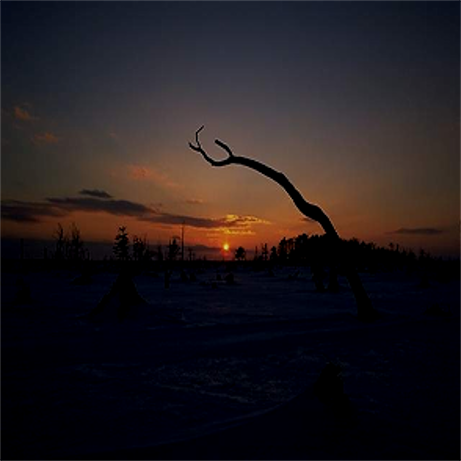
#> input picture img/Snow_blur.bmp, 461 x 461 px
$ python Strength.py
#> lines starting #> are read from the running program, lines starting #| are printed output that depends on the picture
# -*- coding = utf-8 -*-
# @Time : 2021-11-01 10:57
# @Author: gla1ve
# @File: Strength.py.py
# @Software: PyCharm
# 人生苦短， 我用python(划掉) Java
import cv2
import numpy as np
import matplotlib.pyplot as plt
import random
from matplotlib.ticker import MultipleLocator
from heapq import nsmallest
from BMP import BMP  # 前一个BMP是文件名，后一个BMP是类名

'''
upd: 2021-11-13
我认为我很多函数写的很乱，有的是直接修改self.pic，而有的是修改了tmp, 只是用cv2显示出来了而已
'''


class Strength:
    def __init__(self, pic_path):
#> called with pic_path = 'img/Snow_blur.bmp'
        self.pic_path = pic_path
        self.pic = cv2.imread(self.pic_path, cv2.IMREAD_COLOR).astype(np.uint8)
#> self.pic is the input picture: shape (461, 461, 3); mean B, G, R 30.4, 27.7, 34.4

    def ShowPic(self):
        cv2.imshow('PKQ', self.pic)
        cv2.waitKey(0)  # 0一直显示，直到有键盘输入。也可以是其他数字，毫秒级

    # 分三个通道绘制R,G,B的灰度直方图  这里bmp=1只是一个占位符,  如果flag是True,bmp会传入一个BMP类的对象
    # [119 lines left out: functions ShowHist, Histogram_Equalization2, Histogram_Equalization, not called in this run]

    # 显示二值化后的图片 (这里只能用幻数了, 建议先Hist看一下应该设置成几qwq)
    '''
    python一切皆引用。 这里Img会直接修改self.pic， 所以使用二值化函数之后，原来的对象会变成黑白的
    '''
    # [28 lines left out: functions Binarization, Grey_Cutter, not called in this run]

    # 显示灰度化后的图片
    def Grey_Pic(self):
        Img = cv2.imread(self.pic_path, 0).astype(np.uint8)
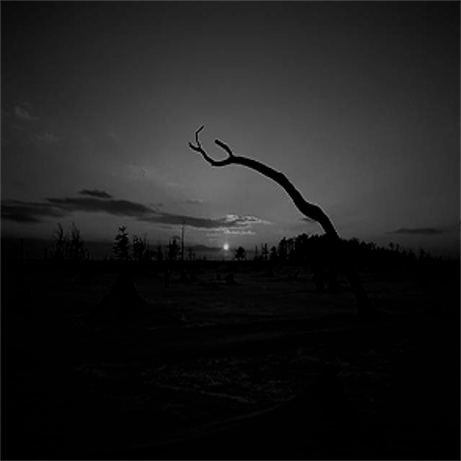
#> Img: shape (461, 461); min 0, max 212, mean 30
        cv2.imwrite('img/Strength.bmp', Img)
        cv2.imshow('Grey', Img)
        cv2.waitKey(0)

    # 为图片添加随机噪声
    '''
    注意，我这里对图片添加椒盐、随机、高斯噪声，都不是对原对象进行修改，而是利用cv2将图片保存到某个地方。
    '''
    # [30 lines left out: functions Generate_Random_Noise, Generate_Salt_And_Pepper_Noise, not called in this run]

    # 为图片添加高斯噪声
    '''
    np.clip()用法：
    整个数组的值限制在指定值a_min与a_max之间，对比a_min小的和比a_max大的值就重置为a_min,和a_max。
    对于每个位置添加gauss噪声， 然后显示出来。
    '''
    # [20 lines left out: functions Generate_Gauss_Noise, Gaussian_Blur, not called in this run]

    # 均值滤波
    '''
    注意这里的tmp是[0, 0, 0], 所以取均值的时候直接/8即可, 而不是np.average[这样会求出一个数作为均值，然后广播给img。这会
    导致RGB三个通道的值是一样的，就变成灰图了]
    注意在使用np.average median的时候, 要结合axis来使用。 否则就是对所有数字求了
    '''
    # [33 lines left out: functions Average_Filtering, Median_Filtering, not called in this run]

    # SNN, 对称近邻均值滤波, 取一个（2n+1)*(2n+1)的区域, 这里默认取的是5*5的。算一下，大约是512*512*5*5的.非常慢
    '''
    这里有一个问题： 对于真彩图像RGB三个通道来说，是分开看哪个离得近呢，还是合起来看哪个离得近？
    e.g. 目标点[50, 50, 50], d1 = [200, 50, 50], d2 = [50, 200, 200], 是分开变成[50, 50, 50]，还是直接选d1?
    '''
    # [67 lines left out: functions SNN_Filtering, KNN_Filtering, Black_And_White_Dot_Noise_Filtering, not called in this run]


if __name__ == '__main__':
    # [4 lines of commented-out code are left out]
    save_path = r'E:\大三上学期课内\数字图像\图像处理图片\Lena\tmp\save.bmp'
    path = 'img/Snow_blur.bmp'
    b = Strength(path)
    b.Grey_Pic()
    # [23 lines of commented-out code are left out]
